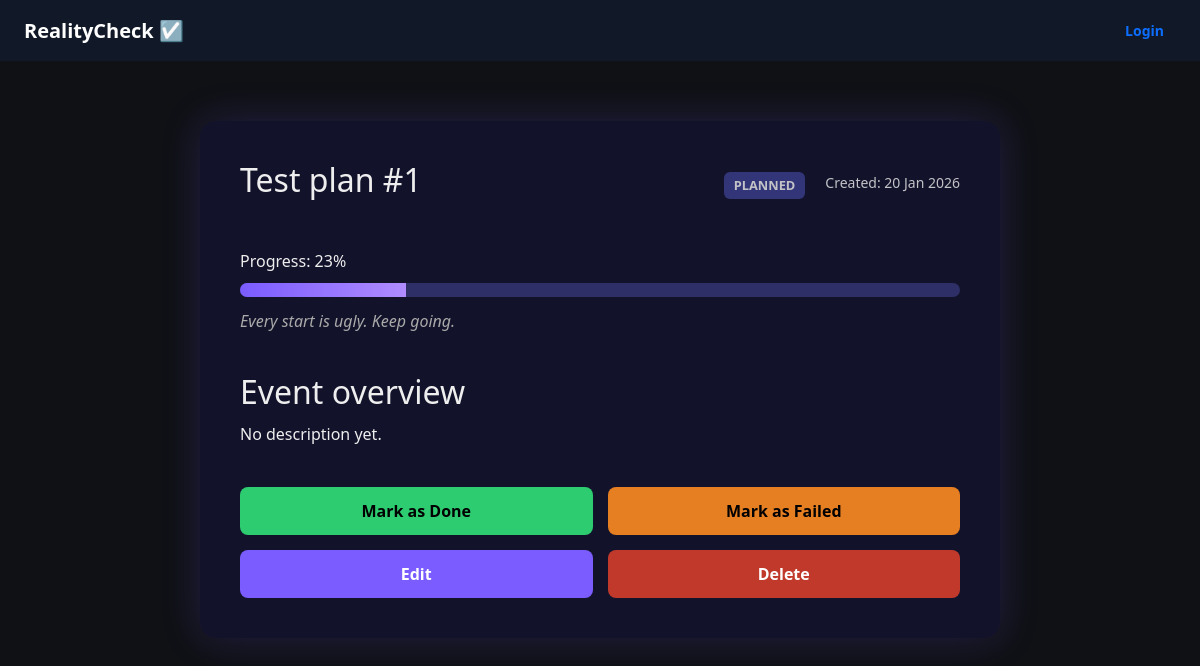
The app's page /events/2, older data.
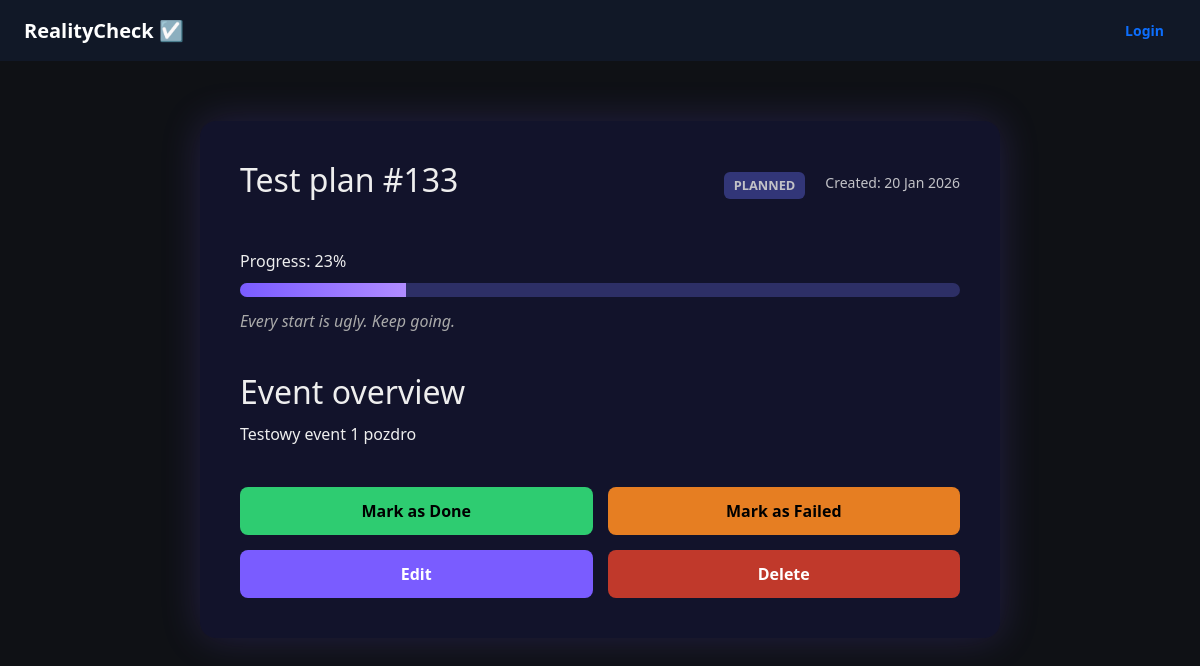
The same page, newer data.
### app/models/event.py (models this page shows)
class Event(Base):
    __tablename__ = "events"
    id: Mapped[int] = mapped_column(Integer, primary_key=True, index=True)
    title: Mapped[str] = mapped_column(String(100), nullable=False)
    description: Mapped[str] = mapped_column(String(100), nullable=True)
    progress: Mapped[int] = mapped_column(Integer, default=0)
    status: Mapped[str] = mapped_column(String(100), default="planned")
    failure_note: Mapped[str] = mapped_column(String(100), nullable=True)
    created_at: Mapped[datetime] = mapped_column(DateTime, default=datetime.utcnow)
    user_id: Mapped[int] = mapped_column(Integer, ForeignKey("users.id"), nullable=False)
    user = relationship("User", back_populates="events")

### app/api/pages.py (the view)
@router.get("/events/{event_id}", response_class=HTMLResponse)
def event_detail(request: Request, event_id: int, db: Session = Depends(get_db)):
    event = get_event_by_id(db, event_id)
    if not event:
        raise HTTPException(status_code=404, detail="Event not found")
    user = get_user_for_templates(request, db)
    return templates.TemplateResponse(
        "event_detail.html",
        {
            "request": request,
            "current_user": user,
            "event": event
        }
    )

### app/templates/event_detail.html (shortened to what this page needs)
{% extends "base.html" %}
{% block content %}
    <link rel="stylesheet" href="{{ url_for('static', path='css/event_detail.css') }}">
<div class="event-detail-container">
    <div class="event-header">
        <h1>{{ event.title }}</h1>
        <div class="event-meta">
            <span class="status {{ event.status }}">{{ event.status|upper }}</span>
            <span class="date">Created: {{ event.created_at.strftime("%d %b %Y") }}</span>
        </div>
    </div>
    <div class="event-progress">
        <div class="progress-label">
            Progress: {{ event.progress }}%
        </div>
        <div class="smart-progress">
            <div class="smart-progress-fill" style="width: {{ event.progress }}%"></div>
        </div>
        <div class="progress-message">
            {% if event.progress == 100 %}
                You did it. This is yours.
            {% elif event.progress >= 70 %}
                You're close. Don't stop now.
            {% elif event.progress >= 30 %}
                Momentum is building.
            {% else %}
                Every start is ugly. Keep going.
            {% endif %}
        </div>
    </div>
    <div class="event-overview">
        <h2>Event overview</h2>
        <p class="overview-text">
            {{ event.description or "No description yet." }}
        </p>
    </div>
    <div class="event-actions">
        <form action="/events/{{ event.id }}/done" method="post">
            <button class="btn done">Mark as Done</button>
        </form>
        <form action="/events/{{ event.id }}/failed" method="get">
            <button class="btn failed">Mark as Failed</button>
        </form>
        <a href="/events/{{ event.id }}/edit" class="btn edit">Edit</a>
        <form action="/events/{{ event.id }}/delete" method="post">
            <button class="btn delete">Delete</button>
        </form>
    </div>
</div>
{% endblock %}

### app/templates/base.html (shortened to what this page needs)
<!DOCTYPE html>
<html lang="pl">
<head>
    <link href="https://cdn.jsdelivr.net/npm/bootstrap@5.3.2/dist/css/bootstrap.min.css" rel="stylesheet">
    <link rel="stylesheet" href="{{ url_for('static', path='css/main.css') }}">
<link rel="stylesheet" href="{{ url_for('static', path='css/auth.css') }}">
</head>
<body>
<nav class="navbar navbar-dark bg-dark px-4">
    <a class="navbar-brand" href="/"><strong>RealityCheck ☑️</strong></a>
    <div class="d-flex align-items-center gap-3">
        {% if current_user %}
            <span class="text-secondary small">
                Logged as: <strong>{{ current_user.login }}</strong>
            </span>
            <form method="post" action="/logout">
                <button class="btn btn-outline-danger btn-sm">
                    Logout
                </button>
            </form>
        {% else %}
            <a href="/login" class="btn btn-outline-primary btn-sm">
                Login
            </a>
        {% endif %}
    </div>
</nav>
<main class="container my-4">
    {% block content %}{% endblock %}
</main>
</body>
</html>

### app/static/css/main.css (style rules this page uses)
body { background-color: #0f1115; color: #e5e7eb; }
.navbar { background-color: #111827 !important; }
a { color: #93c5fd; }
.container, .container-fluid { background-color: transparent; }
.event-header { display: flex; justify-content: space-between; align-items: center; }
.status { padding: 4px 10px; border-radius: 20px; font-size: 0.8rem; font-weight: 700; }
.btn.edit { background: #3b3f8c; color: white; }

### app/static/css/event_detail.css (style rules this page uses)
.event-detail-container { max-width: 800px; margin: 60px auto; background: #12132b; border-radius: 16px; padding: 40px; box-shadow: 0 0 40px rgba(122,92,255,0.2); color: #eee; }
.event-header h1 { font-size: 32px; margin-bottom: 10px; }
.event-meta { display: flex; gap: 20px; font-size: 14px; opacity: 0.8; }
.status { padding: 4px 10px; border-radius: 6px; font-weight: bold; }
.status.planned { background: #3b3f8c; }
.event-progress { margin-top: 40px; }
.progress-label { margin-bottom: 10px; }
.smart-progress { position: relative; height: 14px; background: #2d2f66; border-radius: 10px; overflow: hidden; }
.smart-progress-fill { height: 100%; background: linear-gradient(90deg, #7a5cff, #b08cff); }
.progress-message { margin-top: 12px; font-style: italic; color: #aaa; }
.event-overview { margin-top: 40px; }
.overview-text { line-height: 1.6; margin-top: 10px; }
.event-actions { margin-top: 40px; display: grid; grid-template-columns: repeat(2, 1fr); gap: 15px; }
.btn { width: 100%; padding: 12px; border: none; border-radius: 8px; font-weight: bold; cursor: pointer; text-align: center; }
.btn.done { background: #2ecc71; color: black; }
.btn.failed { background: #e67e22; color: black; }
.btn.edit { background: #7a5cff; color: white; text-decoration: none; }
.btn.delete { background: #c0392b; color: white; }

Row changes from the older to the newer data that the page shows:
changed Event "PLANNED": title "Test plan #1" → "Test plan #133"; description "No description yet." → "Testowy event 1 pozdro"
